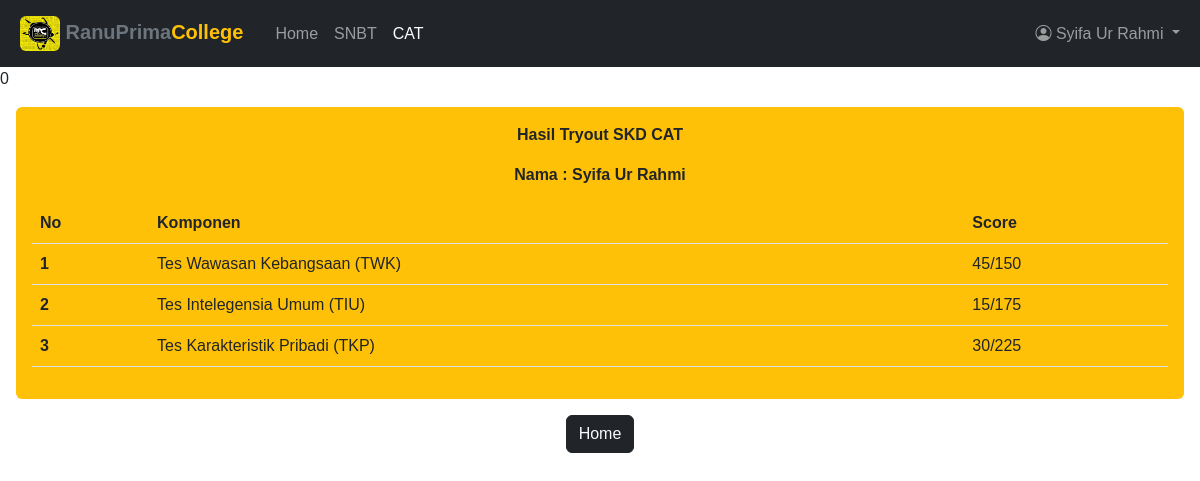
The page /hasil_cat.php (signed in) on the database its author committed.
### tables this page shows
CREATE TABLE `user` (
  `id` int(255) NOT NULL,
  `nama` varchar(255) NOT NULL,
  `email` varchar(255) NOT NULL,
  `password` varchar(255) NOT NULL,
  `penalaran_umum` int(255) NOT NULL DEFAULT 300,
  `pengetahuan_pemahaman` int(255) NOT NULL DEFAULT 300,
  `memahami_bacaan_menulis` int(255) NOT NULL DEFAULT 300,
  `pengetahuan_kuantitatif` int(255) NOT NULL DEFAULT 300,
  `literasi_indonesia` int(255) NOT NULL DEFAULT 300,
  `literasi_inggris` int(255) NOT NULL DEFAULT 300,
  `penalaran_matematika` int(255) NOT NULL DEFAULT 300,
  `twk` int(11) NOT NULL DEFAULT 0,
  `tiu` int(11) NOT NULL DEFAULT 0,
  `tkp` int(11) DEFAULT 0
);

### dbconfig.php (called while the page is built)
<?php
    try {
        $con = new PDO('mysql:host=localhost;dbname=tryout', 'root', '', array(PDO::ATTR_PERSISTENT => true));
    } catch (PDOException $e) {
        echo $e->getMessage();
    }
    include_once 'AuthClass.php';
    $user = new Auth($con);

### AuthClass.php (called while the page is built, shortened)
<?php
class Auth
{
  private $db;
  function __construct($db_conn)
  {
    $this->db = $db_conn;
  }
  public function isLoggedIn()
  {
    if (isset($_SESSION['user_session'])) {
      return true;
    }
  }
  public function getUser()
  {
    try {
      $stmt = $this->db->prepare("SELECT * FROM user WHERE id = :id");
      $stmt->bindParam(":id", $_SESSION['user_session']);
      $stmt->execute();
      return $stmt->fetch();
    } catch (PDOException $e) {
      echo $e->getMessage();
      return false;
    }
  }
}

### hasil_cat.php (the view, shortened to what this page needs)
<?php
      require_once "dbconfig.php";
  		$currentUser = $user->getUser();
?>
<!DOCTYPE html>
<html lang="en">
	<head>
		<link
			href="https://cdn.jsdelivr.net/npm/bootstrap@5.2.1/dist/css/bootstrap.min.css"
			rel="stylesheet"
		/>
    <link rel="stylesheet" href="assets/styles/style.css" />
    <link rel="stylesheet" href="https://cdn.jsdelivr.net/npm/bootstrap-icons@1.9.1/font/bootstrap-icons.css">
	</head>
	<body>
    <nav class="navbar navbar-expand-lg bg-dark navbar-dark">
			<div class="container-fluid">
				<b class="navbar-brand p-2 text-secondary" href="#">
						<img
							src="assets/img/tes.jpeg"
							alt="Logo"
							width="40"
							height="35"
							class="d-inline-block rounded"
						/>
						RanuPrima<b class="teks text-warning">College</b></b
					>
				<div class="collapse navbar-collapse" id="navbarSupportedContent">
					<ul class="navbar-nav me-auto mb-2 mb-lg-0">
						<li class="nav-item">
							<a class="nav-link" href="index.php">Home</a>
						</li>
						<li class="nav-item">
							<a class="nav-link" href="mulai_snbt.php">SNBT</a>
						</li>
						<li class="nav-item">
							<a class="nav-link active" href="mulai_cat.php">CAT</a>
						</li>
					</ul>
					<ul class="navbar-nav ms-auto">
						<li class="nav-item dropdown">
							<a
								class="nav-link dropdown-toggle"
								href="#"
								role="button"
								data-bs-toggle="dropdown"
								aria-expanded="false"
								><i class="bi bi-person-circle"></i> <?php echo $currentUser['nama']?>
							</a>
						</li>
					</ul>
				</div>
			</div>
		</nav>
      <?php
						    $benartkp   = 0;
      ?>
		<?php
            include "koneksi.php";
					$id = $currentUser['id'];
					$query = mysqli_query($koneksi, "SELECT * FROM user where id='$id'");
					$data = mysqli_fetch_array($query);
      ?>
      <div><?php echo $benartkp ?></div>
				<div align="center">
      <div
			class=" bg-warning rounded p-3 m-3"
		  >
      <p><b>Hasil Tryout SKD CAT</b></p>
			<p><b>Nama : <?php echo $data['nama'] ?></b></p>
			<table class="table">
				<thead>
					<tr>
						<th scope="col">No</th>
						<th scope="col">Komponen</th>
						<th scope="col">Score</th>
					</tr>
				</thead>
				<tbody>
					<tr>
						<th scope="row">1</th>
						<td>Tes Wawasan Kebangsaan (TWK)</td>
						<td><?php echo $data['twk'] ?>/150</td>
					</tr>
					<tr>
						<th scope="row">2</th>
						<td>Tes Intelegensia Umum (TIU)</td>
						<td><?php echo $data['tiu'] ?>/175</td>
					</tr>
					<tr>
						<th scope="row">3</th>
						<td>Tes Karakteristik Pribadi (TKP)</td>
						<td><?php echo $data['tkp'] ?>/225</td>
					</tr>
				</tbody>
			</table>
      </div>
      <a href="index.php" class="btn btn-dark text-light mb-3">Home</a>
		</div>
	</body>
</html>

### assets/styles/style.css (style rules this page uses)
* { font-family: "Lucida Sans", "Lucida Sans Regular", "Lucida Grande", "Lucida Sans Unicode", Geneva, Verdana, sans-serif; }

### rows shown on the page
user: nama "Syifa Ur Rahmi", twk "45", tiu "15", tkp "30"

### other values the page prints
$benartkp "0"
